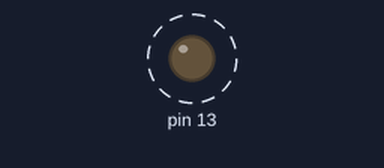
The sketch below on a simulated Arduino Uno, built with avr-gcc and run on an emulated ATmega328P. On the bench: output pins drawn as LEDs (lit = HIGH). Dashed ring = blinking. What the sketch prints to the serial monitor is not drawn.

Above: at 4.2 s.
Timing chart, 0 to 7.0 s (numbered marks = the images above):
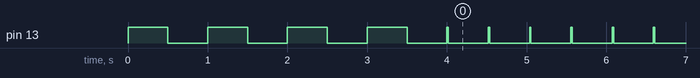

Measured:
- by itself, pin 13: goes 3 × (LOW 0.50 s, HIGH 0.50 s), 244 × (LOW 0.50 s, HIGH 0.02 s), then LOW

The sketch:

WireScanner.ino
```cpp
#include <Wire.h>

void setup() {
  pinMode(13, OUTPUT);
  Wire.begin();
  Serial.begin(115200);
  Serial.println("I2C Scanner");
  for (int i = 0; i < 4; i++) {
    digitalWrite(13, HIGH);
    delay(500);
    digitalWrite(13, LOW);
    delay(500);
  }
}

int counter = 0;

void loop() {
  int devicesFound = 0;
  digitalWrite(13, HIGH);
  Serial.print("Scanning ");
  Serial.print(++counter);
  Serial.println(" ...");
  if (false) {
     delay(500);
     return;
  }
  for(byte address = 1; address < 127; address++ ) {
    Wire.beginTransmission(address);
    byte error = Wire.endTransmission();
    if (error == 0) {
      Serial.print("I2C device found at address 0x");
      devicesFound++;
    } else if (error == 4) {
      Serial.print("Unknown error at address 0x");
    } else {
      continue;
    }
    if (address < 16) {
      Serial.print("0");
    }
    Serial.println(address,HEX);
  }
  digitalWrite(13, LOW);
  if (devicesFound == 0) {
    Serial.println("No I2C devices found\n");
  } else {
    Serial.print("Found: ");
    Serial.print(devicesFound);
    Serial.println("\n");
  }
  delay(500);
}
```
